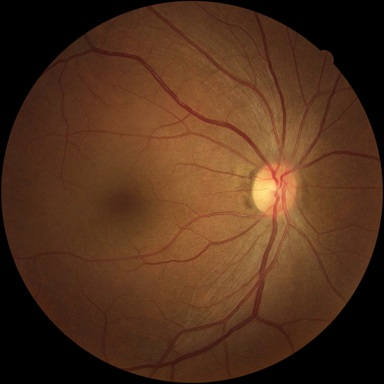
#> input picture test1.jpg, 384 x 384 px
$ python test_flip.py
#> lines starting #> are read from the running program, lines starting #| are printed output that depends on the picture; after the words box and inside, x2 and y2 are one past the last pixel; in counts of white or black regions, pixels touching at a corner belong together
import numpy as np
from PIL import Image
import glob

def check_eye_side(img_path):
#> called with img_path = 'test1.jpg'
    img = Image.open(img_path).convert('RGB')
#> img is the input picture: PIL image 384x384 RGB; mean R, G, B 81.8, 49.2, 28.2
    img_np = np.array(img)

    # Simple threshold for fundus mask (remove black borders)
    mask = img_np > 10
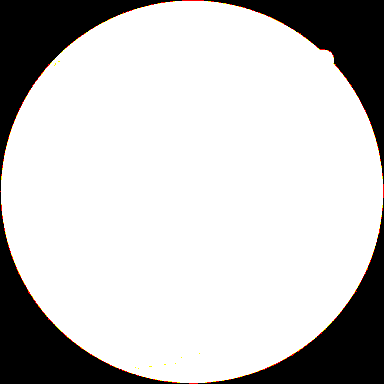
#> mask: shape (384, 384, 3) bool; mean R, G, B 0.782, 0.779, 0.777
    if mask.ndim == 3:
        mask = mask.any(axis=2)
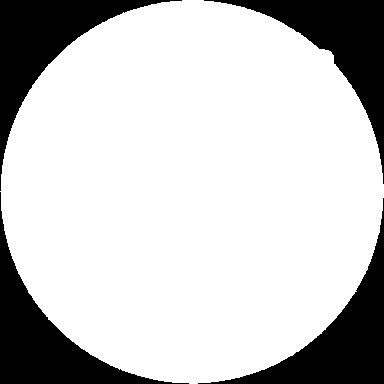
#> mask: shape (384, 384) bool; 78.2% white; 4 black regions, box (x1, y1, x2, y2) and area: (0, 192, 189, 384) 8070, (198, 198, 384, 384) 8052, (0, 0, 182, 191) 8030, (204, 0, 384, 184) 7930

    coords = np.argwhere(mask)
#> coords = 115374 pairs, first value 0 to 383, second value 0 to 383
    if coords.size > 0:
        y0, x0 = coords.min(axis=0)
#> y0 = 0; x0 = 0
        y1, x1 = coords.max(axis=0) + 1
#> y1 = 384; x1 = 384
        img_crop = img_np[y0:y1, x0:x1]
        img = Image.fromarray(img_crop)

    # Resize to standard size for consistent processing
    img = img.resize((384, 384), Image.BICUBIC)
    img_gray = np.array(img.convert('L'))
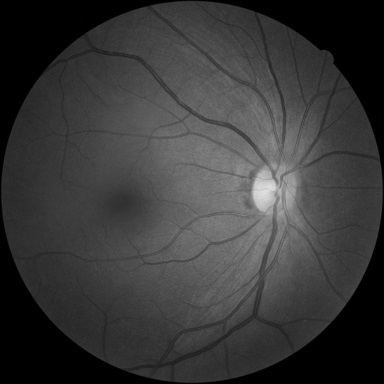
#> img_gray: shape (384, 384); min 0, max 223, mean 56.5

    # Threshold to find brightest pixels (optic disc candidate)
    # Use top 2% brightest pixels
    threshold = np.percentile(img_gray, 98)
#> threshold = 127
    bright_mask = img_gray > threshold
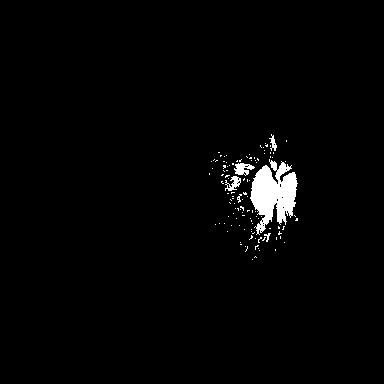
#> bright_mask: shape (384, 384) bool; 1.9% white; 114 white regions (108 under 20 px), largest, box (x1, y1, x2, y2) and area: (250, 159, 298, 235) 2098, (234, 163, 255, 176) 158, (225, 176, 241, 191) 123, (269, 134, 277, 151) 61, (264, 233, 271, 242) 26, (237, 194, 242, 203) 21

    # Center of mass of bright pixels
    coords = np.argwhere(bright_mask)
#> coords = 2767 pairs, first value 134 to 259, second value 209 to 297
    if coords.size > 0:
        # coords are (y, x)
        mean_y, mean_x = coords.mean(axis=0)
#> mean_y = 191.4; mean_x = 266.9
        width = img_gray.shape[1]
#> width = 384

        is_left_side = mean_x < (width / 2)
#> is_left_side = False
        side = "LEFT (Flip needed)" if is_left_side else "RIGHT (No flip)"
#> side = 'RIGHT (No flip)'
        print(f"{img_path}: Optic Disc Center X={mean_x:.1f} (Width={width}) -> {side}")
#| test1.jpg: Optic Disc Center X=266.9 (Width=384) -> RIGHT (No flip)
    else:
        print(f"{img_path}: Could not detect optic disc")

for f in ['test1.jpg', 'test2.jpg', 'test3final.png']:
    check_eye_side(f)
#> pass 2 of the loop `for f in ['test1.jpg', 'test2.jpg', 'test3final.png']:`:
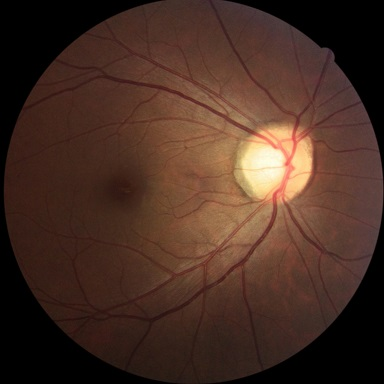
#> input picture test2.jpg, 384 x 384 px
#> in check_eye_side, img is the input picture: PIL image 384x384 RGB; mean R, G, B 72.4, 47, 36.1
#> in check_eye_side (call 2), `mask = mask.any(axis=2)`:
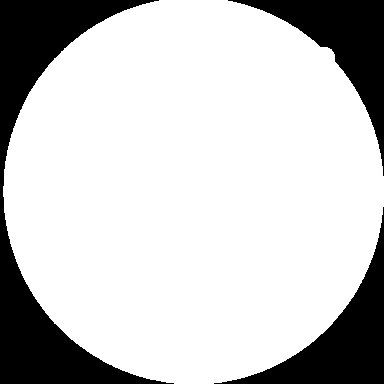
#> mask: shape (384, 384) bool; 78.5% white; 3 black regions, box (x1, y1, x2, y2) and area: (0, 0, 174, 384) 16527, (214, 207, 384, 384) 7782, (228, 0, 384, 176) 7377
#> in check_eye_side (call 2), `coords = np.argwhere(mask)`: coords = 115770 pairs, first value 0 to 383, second value 3 to 383
#> x0 = 3
#> threshold = 193
#> in check_eye_side (call 2), `bright_mask = img_gray > threshold`:
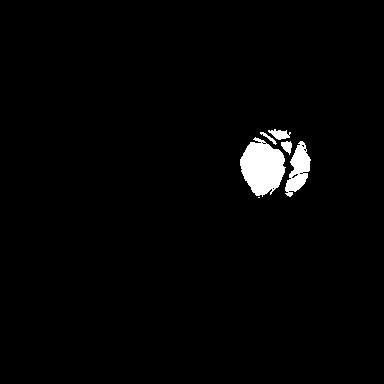
#> bright_mask: shape (384, 384) bool; 2% white; 6 white regions (1 under 20 px), largest, box (x1, y1, x2, y2) and area: (240, 137, 286, 197) 1840, (285, 141, 311, 197) 769, (268, 129, 291, 140) 146, (281, 141, 292, 155) 96, (260, 132, 277, 145) 56
#> in check_eye_side (call 2), `coords = np.argwhere(bright_mask)`: coords = 2909 pairs, first value 129 to 197, second value 240 to 310
#> mean_y = 164.6; mean_x = 273.4
#| test2.jpg: Optic Disc Center X=273.4 (Width=384) -> RIGHT (No flip)
#> pass 3 of the loop `for f in ['test1.jpg', 'test2.jpg', 'test3final.png']:`:
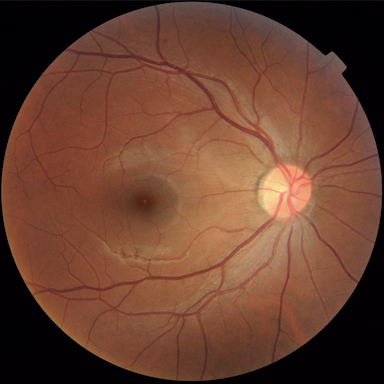
#> input picture test3final.png, 384 x 384 px
#> in check_eye_side (call 3), `mask = mask.any(axis=2)`:
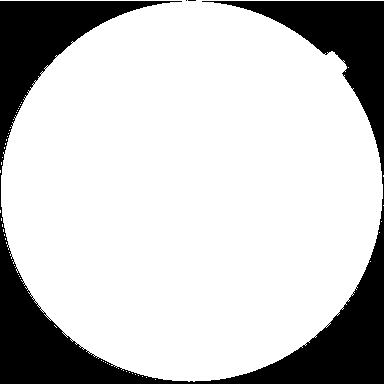
#> mask: shape (384, 384) bool; 77.8% white; 3 black regions (2 under 20 px), largest, box (x1, y1, x2, y2) and area: (0, 1, 384, 384) 32712
#> in check_eye_side (call 3), `coords = np.argwhere(mask)`: coords = 114735 pairs, first value 0 to 381, second value 0 to 383
#> x0 = 0
#> y1 = 382
#> img_crop: shape (382, 384, 3)
#> threshold = 153
#> in check_eye_side (call 3), `bright_mask = img_gray > threshold`:
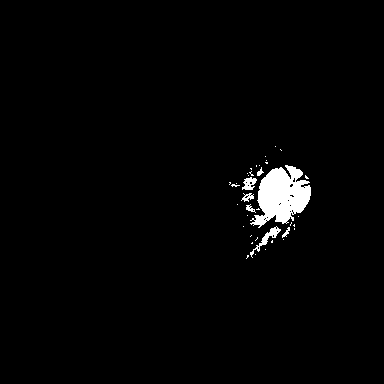
#> bright_mask: shape (384, 384) bool; 1.9% white; 38 white regions (31 under 20 px), largest, box (x1, y1, x2, y2) and area: (250, 165, 311, 228) 2282, (250, 226, 281, 258) 192, (242, 177, 257, 190) 122
#> in check_eye_side (call 3), `coords = np.argwhere(bright_mask)`: coords = 2859 pairs, first value 146 to 258, second value 229 to 310
#> mean_y = 198.2; mean_x = 277
#| test3final.png: Optic Disc Center X=277.0 (Width=384) -> RIGHT (No flip)
